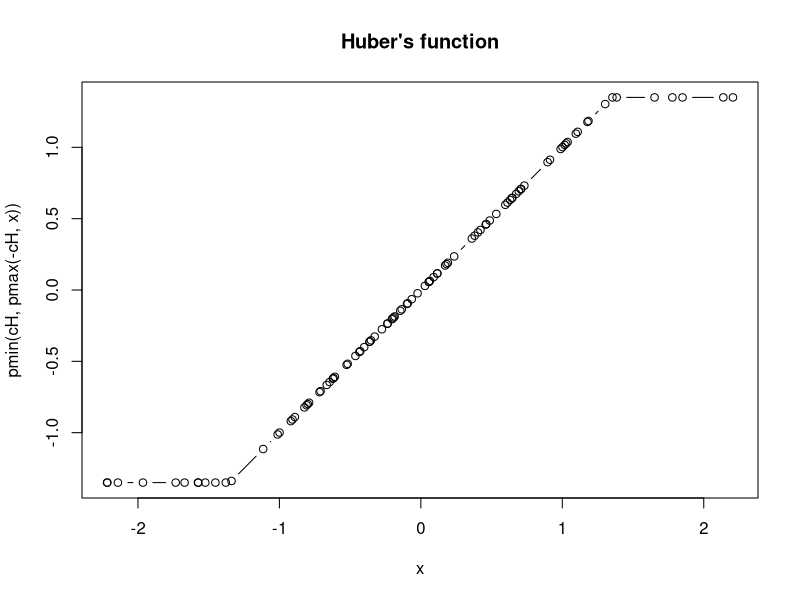
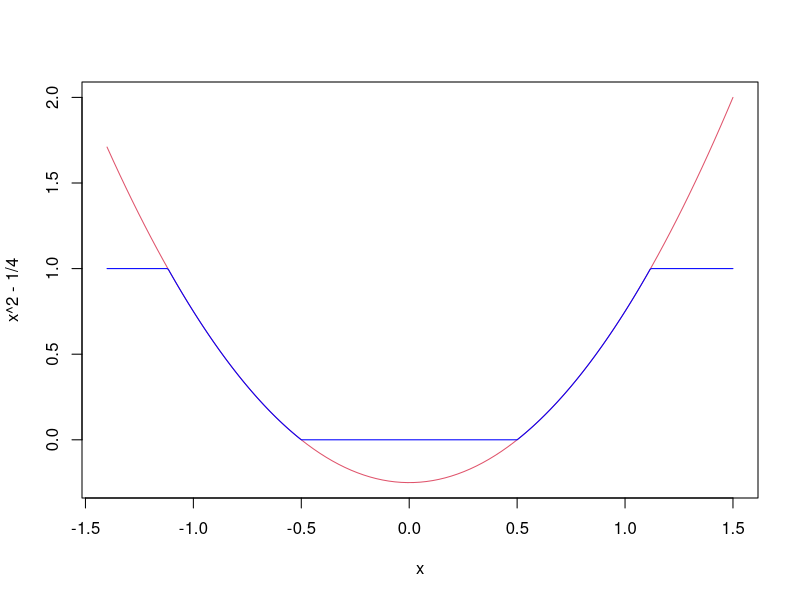

These charts were generated, in order, by the following R code: (Note: this script raises an error after producing the figures.)
#####################################
#### R - Undervisning ###############

# Hjælpe funktioner
# Find hjælp på:
# R-help
# Stackoverflow.com brug tag [R]
# R-bloggers.com
?max
example(max)

# Øvelse 1:
# Find hjælp til funktionen min()
# Prøv et eksempel fra funktionen min()


##################################################
############# Vectorer ###########################

# Numerical/Integer
tal         <- 1:4
tal
tal * 5
str(tal)
summary(tal)
edit(tal)
str(1.5)              # Numerical
plot(tal)
# Øvelse 2:
# Lav en numerisk vector med 5 udfald
# Lav et summary af din vector

# Character
tekst       <- c("abe", "gris", "hest", "måge")
tekst
str(tekst)
summary(tekst)
edit(tekst)
# Øvelse 3:
# Lav en character vector med 5 udfald

# Logical
logik       <- c(TRUE, TRUE, TRUE, FALSE)
logik
str(logik)
summary(logik)
edit(logik)
as.numeric(logik)
1:10 %in% tal
tekst == "abe"


# Øvelse 4:
# Lav en logical vector med 5 udfald
# Lav en logisk test af hvor mange af din numeric vector der ligger indenfor et bestemt interval 

# Factors
tekst2            <- c(tekst, tekst)
tekst2
faktor            <- as.factor(tekst2)
faktor
str(faktor)
summary(faktor)
edit(faktor)
levels(faktor)
levels(faktor)[1]
levels(faktor)[1] <- "vandmand"
summary(faktor)
levels(faktor)[1] <- "gris"
faktor
levels(faktor)    <- c("arme", "næse", "ben")
faktor
plot(faktor)

# Øvelse 5:
# Lav din character vector om til factor
# Hvor mange levels har din factor?
# Omkod et eller flere af dine factorer

# Length
# Længden af et objekt
length(faktor)
vector(mode="logical", length=10)

# Øvelse 6:
# Hvad er længden af jeres factor?
# Lav en numerisk vector med length 10

########################################
############ Matricer ##################

matrice           <- matrix(1:8, ncol=2)
matrice
str(matrice)
length(matrice)
nrow(matrice)
ncol(matrice)
summary(matrice)
View(matrice)
plot(matrice)
rownames(matrice)
rownames(matrice) <- tekst                   # Rækkenavne
rownames(matrice)
colnames(matrice) <- c("Antal", "Ton foder") # Kolonnenavne
matrice
matrice * 2
log(matrice)
char.mat    <- cbind(matrice, tekst)
str(char.mat)

rbind(tekst, tal, logik)                     # Forbundet via rækker
cbind(tekst, tal, logik)                     # Forbundet via kolonner

# Øvelse 7:
# Lav en matrice af jeres vectorer
# Hvor mange rækker og kolonner har jeres matrice?
# Hvad er række- og kolonne-navnene på jeres matrice?
# Hvilket slags mode har jeres matrice, er den character, logical, numeric eller factor?
# Giv jeres matrice række og kolonne navne

# Data.frames
df          <- data.frame(matrice, logik)
df
str(df)
summary(df)

# Øvelse 8:
# Lav en data.frame af jeres vectorer med data.frame() funktionen
# Hvilket slags mode har jeres data.frame?

# Funktioner
antal.celler  <- function(x, plus=0){
nrow(x)*ncol(x)+plus        # Her ganger vi antallet af rækker med antallet af kolonner og lægger plus til
  }
antal.celler
antal.celler(df)
antal.celler(df, plus=10)   # Her angiver jeg hvad plus skal være med et =
antal.celler(df, 10)        # Her sætter jeg plus værdien på den rigtige plads, altså som det andet objekt i funktionen

# Øvelse 9:
# Udregn antallet af celler med antal.celler funktionen
# Læg 20 til med funktionen

######################################################
################ Logik ###############################
     1 == 1            # Lig med
   "A" == "A"          # Lig med character
faktor == "arme"       # Sammenlign en vector med et udfald
faktor != "arme"       # Ikke lig med
tal
     3 <  tal          # Større end
     3 >  tal          # Mindre end  
     3 <= tal          # Større end eller lig med
     3 >= tal          # Mindre end eller lig med
matrice
matrice %in% c(1,3,6)  # Fællesmængden
            

######################################################
############## Subsetting ############################

### Subsetting med placering
tekst[1]
tekst[1:2]
tekst[c(1,3,4)]
tekst[-c(1,3,4)]
tekst[5]

# Øvelse 10:
# Subset en af jeres vectorer
# Vend jeres subset om med -

### Subsetting med logik
tekst == "abe"
tekst[tekst == "abe"]
tekst[tekst != "abe"]
a <- tekst == "abe" | tekst == "gris"
tekst[a]
tekst[a==FALSE]

# Øvelse 11:
# Subset en vector med et logisk udtryk
# Vend jeres subset om med FALSE

### Subsetting med which()
tekst
which(tekst=="måge")
b <- which(tekst=="måge")
b
tekst[which(tekst=="måge")]
tekst[b]
d <- which(a)
tekst[d]
d <- which(a==FALSE)
tekst[d]

# Øvelse 12:
# Subset en vector med which()
# Assign et logisk udtryk til en selvstændig vector og brug det i which()

### Subsetting i matricer
matrice
matrice[2,2]
matrice[1:2,]
matrice[,2]
foder <- matrice[,2]
foder

# Øvelse 13:
# Udvælg den anden kolonne i jeres matrice
# Udvælg den fjerde række i jeres matrice
# Udvælg den anden række i tredje kolonne i jeres matrice

### Subsetting i dataframes
df
str(df)
df[,1]
df$Antal

# Øvelse 14:
# Subset jeres dataframe med $

